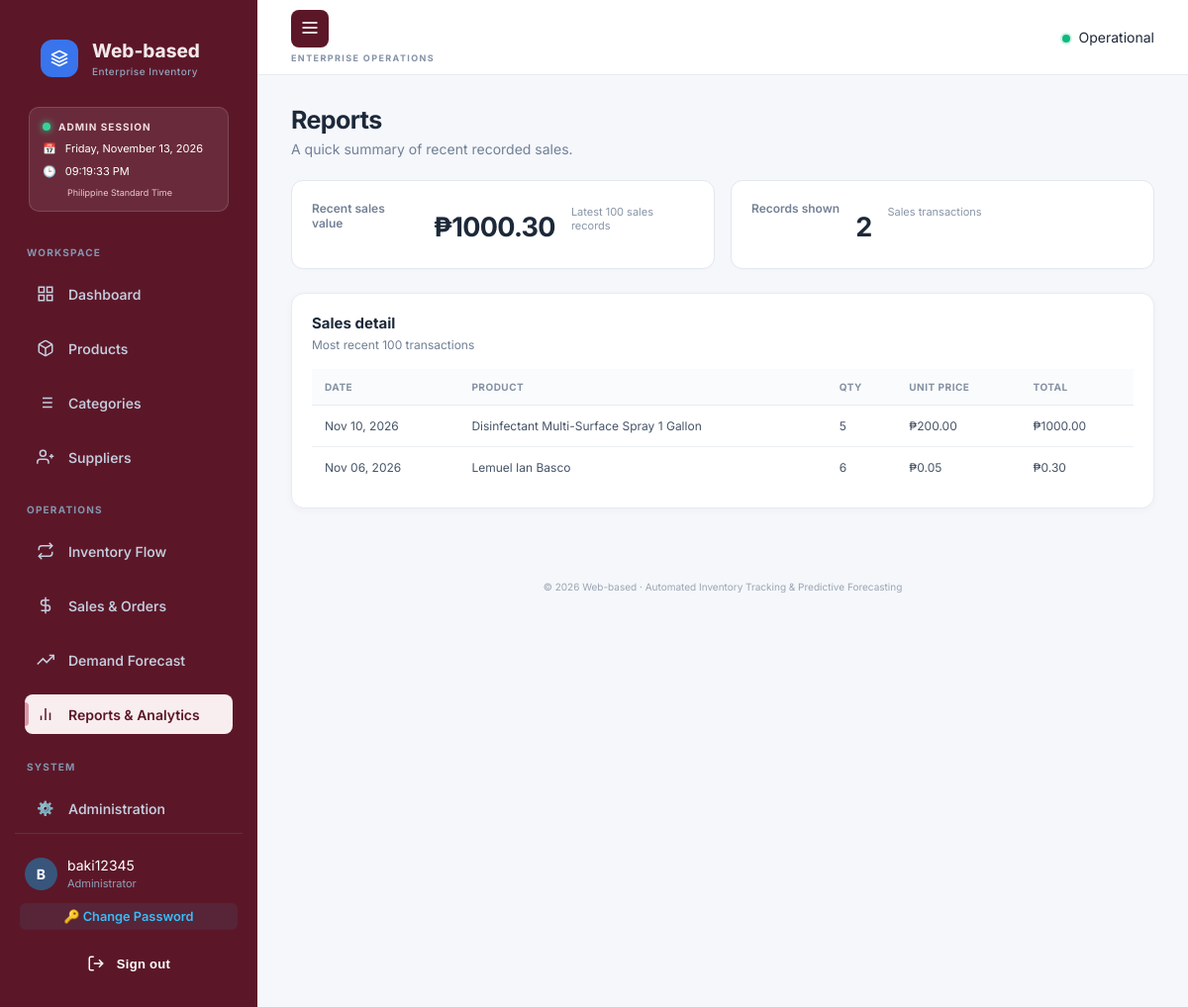
Page /inventory/reports/ (signed in) on the committed database.
### inventory/models.py (models this page shows, shortened)
class Sale(models.Model):
    product = models.ForeignKey(Product, on_delete=models.PROTECT, related_name="sales")
    quantity = models.PositiveIntegerField()
    unit_price = models.DecimalField(max_digits=12, decimal_places=2)
    reference = models.CharField(max_length=100, blank=True)
    sold_at = models.DateTimeField(default=timezone.now)
    recorded_by = models.ForeignKey(settings.AUTH_USER_MODEL, on_delete=models.SET_NULL, null=True, blank=True)

class Product(models.Model):
    name = models.CharField(max_length=160)
    sku = models.CharField(max_length=60, unique=True)
    category = models.ForeignKey(Category, on_delete=models.PROTECT, related_name="products")
    supplier = models.ForeignKey(Supplier, on_delete=models.SET_NULL, null=True, blank=True, related_name="products")
    unit = models.CharField(max_length=40, default="piece")
    purchase_price = models.DecimalField(max_digits=12, decimal_places=2, default=0)
    selling_price = models.DecimalField(max_digits=12, decimal_places=2, default=0)
    quantity = models.PositiveIntegerField(default=0)
    reorder_level = models.PositiveIntegerField(default=5)
    description = models.TextField(blank=True)
    active = models.BooleanField(default=True)
    created_at = models.DateTimeField(auto_now_add=True)

### inventory/views.py (the view)
# urls.py: path("reports/", views.reports, name="reports"),
@login_required
def reports(request):
    sales = Sale.objects.order_by("-sold_at")[:100]
    total_sales = sum((s.total for s in sales), Decimal("0.00"))
    return render(request, "inventory/reports.html", {"sales": sales, "total_sales": total_sales})

### inventory/models.py (called while the page is built)
    @property
    def total(self): return self.quantity * self.unit_price

### templates/inventory/reports.html
{% extends "base.html" %}{% block page_heading %}{% endblock %}{% block content %}<div class="page-title"><div><h1>Reports</h1><p class="muted">A quick summary of recent recorded sales.</p></div></div><div class="stats-grid"><div class="stat-card"><span>Recent sales value</span><b>₱{{ total_sales|floatformat:2 }}</b><small>Latest 100 sales records</small></div><div class="stat-card"><span>Records shown</span><b>{{ sales|length }}</b><small>Sales transactions</small></div></div><div class="panel"><div class="panel-head"><div><h2>Sales detail</h2><p>Most recent 100 transactions</p></div></div><div class="table-wrap"><table><thead><tr><th>Date</th><th>Product</th><th>Qty</th><th>Unit price</th><th>Total</th></tr></thead><tbody>{% for s in sales %}<tr><td>{{ s.sold_at|date:"M d, Y" }}</td><td>{{ s.product.name }}</td><td>{{ s.quantity }}</td><td>₱{{ s.unit_price }}</td><td>₱{{ s.total|floatformat:2 }}</td></tr>{% empty %}<tr><td colspan="5" class="empty">No sales data available.</td></tr>{% endfor %}</tbody></table></div></div>{% endblock %}

### templates/base.html (shortened to what this page needs)
{% load static %}
<!DOCTYPE html>
<html lang="en">
<head>
  <link rel="stylesheet" href="{% static 'css/app.css' %}">
</head>
<body class="{% block body_class %}{% endblock %}">
  <div class="app-shell" id="appShell">
    <aside class="sidebar" id="sidebar">
      <div class="sidebar-header">
        <a class="brand" href="{% url 'dashboard' %}">
          <div class="brand-mark">
            <svg width="18" height="18" viewBox="0 0 24 24" fill="none" stroke="currentColor" stroke-width="2.2" stroke-linecap="round" stroke-linejoin="round">
              <polygon points="12 2 2 7 12 12 22 7 12 2"></polygon>
              <polyline points="2 17 12 22 22 17"></polyline>
              <polyline points="2 12 12 17 22 12"></polyline>
            </svg>
          </div>
          <div class="brand-text">
            <span class="brand-name">Web-based</span>
            <small class="brand-tagline">Enterprise Inventory</small>
          </div>
        </a>
      </div>
{% if user.is_staff and user.last_login %}
<div class="admin-login-card">
    <div class="login-card-heading">
        <span class="login-indicator"></span>
        ADMIN SESSION
    </div>
    <div class="login-detail">
        <span>📅</span>
        <span>{{ user.last_login|date:"l, F j, Y" }}</span>
    </div>
    <div class="login-detail">
        <span>🕒</span>
        <span>{{ user.last_login|date:"h:i:s A" }}</span>
    </div>
    <small class="login-timezone">
        Philippine Standard Time
    </small>
</div>
{% endif %}
      <nav class="sidebar-nav">
        {% with current_url=request.resolver_match.url_name %}
          <span class="nav-label">WORKSPACE</span>
          <a href="{% url 'dashboard' %}" class="nav-item {% if current_url == 'dashboard' %}active{% endif %}">
            <svg class="nav-icon" viewBox="0 0 24 24" fill="none" stroke="currentColor" stroke-width="2"><rect x="3" y="3" width="7" height="7"></rect><rect x="14" y="3" width="7" height="7"></rect><rect x="14" y="14" width="7" height="7"></rect><rect x="3" y="14" width="7" height="7"></rect></svg>
            <span>Dashboard</span>
          </a>
          <a href="{% url 'product_list' %}" class="nav-item {% if current_url == 'product_list' %}active{% endif %}">
            <span>Products</span>
          </a>
          <a href="{% url 'category_list' %}" class="nav-item {% if current_url == 'category_list' %}active{% endif %}">
            <span>Categories</span>
          </a>
          <a href="{% url 'supplier_list' %}" class="nav-item {% if current_url == 'supplier_list' %}active{% endif %}">
            <svg class="nav-icon" viewBox="0 0 24 24" fill="none" stroke="currentColor" stroke-width="2"><path d="M16 21v-2a4 4 0 0 0-4-4H5a4 4 0 0 0-4 4v2"></path><circle cx="8.5" cy="7" r="4"></circle><line x1="20" y1="8" x2="20" y2="14"></line><line x1="23" y1="11" x2="17" y2="11"></line></svg>
            <span>Suppliers</span>
          </a>
          <span class="nav-label">OPERATIONS</span>
          <a href="{% url 'transaction_list' %}" class="nav-item {% if current_url == 'transaction_list' %}active{% endif %}">
            <svg class="nav-icon" viewBox="0 0 24 24" fill="none" stroke="currentColor" stroke-width="2"><polyline points="17 1 21 5 17 9"></polyline><path d="M3 11V9a4 4 0 0 1 4-4h14"></path><polyline points="7 23 3 19 7 15"></polyline><path d="M21 13v2a4 4 0 0 1-4 4H3"></path></svg>
            <span>Inventory Flow</span>
          </a>
          <a href="{% url 'sale_list' %}" class="nav-item {% if current_url == 'sale_list' %}active{% endif %}">
            <svg class="nav-icon" viewBox="0 0 24 24" fill="none" stroke="currentColor" stroke-width="2"><line x1="12" y1="1" x2="12" y2="23"></line><path d="M17 5H9.5a3.5 3.5 0 0 0 0 7h5a3.5 3.5 0 0 1 0 7H6"></path></svg>
            <span>Sales & Orders</span>
          </a>
          <a href="{% url 'forecast' %}" class="nav-item {% if current_url == 'forecast' %}active{% endif %}">
            <svg class="nav-icon" viewBox="0 0 24 24" fill="none" stroke="currentColor" stroke-width="2"><polyline points="23 6 13.5 15.5 8.5 10.5 1 18"></polyline><polyline points="17 6 23 6 23 12"></polyline></svg>
            <span>Demand Forecast</span>
          </a>
          <a href="{% url 'reports' %}" class="nav-item {% if current_url == 'reports' %}active{% endif %}">
            <svg class="nav-icon" viewBox="0 0 24 24" fill="none" stroke="currentColor" stroke-width="2"><line x1="18" y1="20" x2="18" y2="10"></line><line x1="12" y1="20" x2="12" y2="4"></line><line x1="6" y1="20" x2="6" y2="14"></line></svg>
            <span>Reports & Analytics</span>
          </a>
          {% if user.is_staff %}
            <span class="nav-label">SYSTEM</span>
<a href="{% url 'custom_admin_portal' %}" class="nav-link {% if request.resolver_match.url_name == 'custom_admin_portal' %}active{% endif %}">
    <span class="nav-icon">⚙️</span>
    <span>Administration</span>
</a>
          {% endif %}
        {% endwith %}
      </nav>
      <div class="sidebar-bottom">
        <div class="user-chip">
          <div class="avatar" title="{{ user.get_full_name|default:user.username }}">
            {{ user.username|slice:":1"|upper }}
          </div>
          <div class="user-info">
            <span class="user-name">{{ user.get_full_name|default:user.username }}</span>
            <small class="user-role">{% if user.is_staff %}Administrator{% else %}Operator{% endif %}</small>
          </div>
        </div>
        <a href="/admin/password_change/" style="display: block; font-size: 0.8rem; color: #38bdf8; text-decoration: none; padding: 6px 10px; margin: 6px 0; border-radius: 6px; background: rgba(56, 189, 248, 0.08); text-align: center; font-weight: 600;">
        🔑 Change Password
      </a>
        <form method="post" action="{% url 'logout' %}">
          <button type="submit" class="btn-logout" title="Sign out">
            <svg width="16" height="16" viewBox="0 0 24 24" fill="none" stroke="currentColor" stroke-width="2"><path d="M9 21H5a2 2 0 0 1-2-2V5a2 2 0 0 1 2-2h4"></path><polyline points="16 17 21 12 16 7"></polyline><line x1="21" y1="12" x2="9" y2="12"></line></svg>
            <span>Sign out</span>
          </button>
        </form>
      </div>
    </aside>
    <main class="main">
      <header class="topbar">
        <div class="topbar-left">
          <button type="button" class="sidebar-toggle" onclick="toggleSidebar()" aria-label="Toggle Navigation">
            <svg width="20" height="20" viewBox="0 0 24 24" fill="none" stroke="currentColor" stroke-width="2"><line x1="3" y1="12" x2="21" y2="12"></line><line x1="3" y1="6" x2="21" y2="6"></line><line x1="3" y1="18" x2="21" y2="18"></line></svg>
          </button>
          <div>
            <span class="eyebrow">{% block eyebrow %}ENTERPRISE OPERATIONS{% endblock %}</span>
          </div>
        </div>
        <div class="topbar-right">
          <div class="system-status">
            <span class="status-dot"></span>
            <span class="status-label">Operational</span>
          </div>
        </div>
      </header>
      <section class="content">
        {% block content %}{% endblock %}
      </section>
      <footer class="app-footer">
        <p>© {% now "Y" %} Web-based · Automated Inventory Tracking & Predictive Forecasting</p>
      </footer>
    </main>
  </div>
</body>
</html>

### rows in the picture
Sale: sold_at "Nov 10, 2026", product.name "Disinfectant Multi-Surface Spray 1 Gallon", quantity "5", unit_price "200.00", total "1000.00"
Sale: sold_at "Nov 06, 2026", product.name "Lemuel Ian Basco", quantity "6", unit_price "0.05", total "0.30"

### other values in the picture
{{ user.last_login|date:"l, F j, Y" }} "Friday, November 13, 2026"
{{ user.last_login|date:"h:i:s A" }} "09:19:33 PM"
{{ user.username|slice:":1"|upper }} "B"
{{ user.get_full_name|default:user.username }} "baki12345"
{{ total_sales|floatformat:2 }} "1000.30"
{{ sales|length }} "2"
